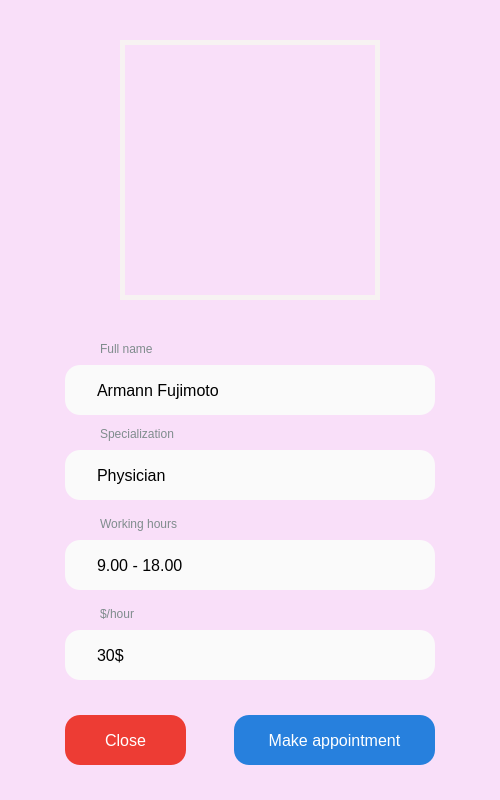
<?xml version="1.0" encoding="UTF-8"?>
<ui version="4.0">
 <class>MainWindow</class>
 <widget class="QMainWindow" name="MainWindow">
  <property name="enabled">
   <bool>true</bool>
  </property>
  <property name="geometry">
   <rect>
    <x>0</x>
    <y>0</y>
    <width>500</width>
    <height>800</height>
   </rect>
  </property>
  <property name="windowTitle">
   <string>MainWindow</string>
  </property>
  <property name="styleSheet">
   <string notr="true">background-color: #F9DFF9;</string>
  </property>
  <widget class="QWidget" name="centralwidget">
   <widget class="QLabel" name="label_1">
    <property name="geometry">
     <rect>
      <x>120</x>
      <y>40</y>
      <width>260</width>
      <height>260</height>
     </rect>
    </property>
    <property name="styleSheet">
     <string notr="true">border: 5px solid #f7f2f2</string>
    </property>
    <property name="text">
     <string/>
    </property>
    <property name="pixmap">
     <pixmap>profile.png</pixmap>
    </property>
   </widget>
   <widget class="QLineEdit" name="lineEdit_1">
    <property name="geometry">
     <rect>
      <x>65</x>
      <y>365</y>
      <width>370</width>
      <height>50</height>
     </rect>
    </property>
    <property name="styleSheet">
     <string notr="true">padding: 15px 30px;
font-size: 16px;
border-radius: 15px;
background: #FAFAFA;
border: none;</string>
    </property>
    <property name="text">
     <string>Armann Fujimoto</string>
    </property>
    <property name="readOnly">
     <bool>true</bool>
    </property>
   </widget>
   <widget class="QLabel" name="label_2">
    <property name="geometry">
     <rect>
      <x>100</x>
      <y>340</y>
      <width>101</width>
      <height>17</height>
     </rect>
    </property>
    <property name="styleSheet">
     <string notr="true">color:#7f8c8d</string>
    </property>
    <property name="text">
     <string>Full name</string>
    </property>
   </widget>
   <widget class="QLabel" name="label_3">
    <property name="geometry">
     <rect>
      <x>100</x>
      <y>425</y>
      <width>101</width>
      <height>17</height>
     </rect>
    </property>
    <property name="styleSheet">
     <string notr="true">color:#7f8c8d</string>
    </property>
    <property name="text">
     <string>Specialization</string>
    </property>
   </widget>
   <widget class="QLineEdit" name="lineEdit_2">
    <property name="geometry">
     <rect>
      <x>65</x>
      <y>450</y>
      <width>370</width>
      <height>50</height>
     </rect>
    </property>
    <property name="styleSheet">
     <string notr="true">padding: 15px 30px;
font-size: 16px;
border-radius: 15px;
background: #FAFAFA;
border: none;</string>
    </property>
    <property name="text">
     <string>Physician</string>
    </property>
    <property name="readOnly">
     <bool>true</bool>
    </property>
   </widget>
   <widget class="QLabel" name="label_4">
    <property name="geometry">
     <rect>
      <x>100</x>
      <y>515</y>
      <width>101</width>
      <height>17</height>
     </rect>
    </property>
    <property name="styleSheet">
     <string notr="true">color:#7f8c8d</string>
    </property>
    <property name="text">
     <string>Working hours</string>
    </property>
   </widget>
   <widget class="QLineEdit" name="lineEdit_3">
    <property name="geometry">
     <rect>
      <x>65</x>
      <y>540</y>
      <width>370</width>
      <height>50</height>
     </rect>
    </property>
    <property name="styleSheet">
     <string notr="true">padding: 15px 30px;
font-size: 16px;
border-radius: 15px;
background: #FAFAFA;
border: none;</string>
    </property>
    <property name="text">
     <string>9.00 - 18.00</string>
    </property>
    <property name="readOnly">
     <bool>true</bool>
    </property>
   </widget>
   <widget class="QLabel" name="label_5">
    <property name="geometry">
     <rect>
      <x>100</x>
      <y>605</y>
      <width>101</width>
      <height>17</height>
     </rect>
    </property>
    <property name="styleSheet">
     <string notr="true">color:#7f8c8d</string>
    </property>
    <property name="text">
     <string>$/hour</string>
    </property>
   </widget>
   <widget class="QLineEdit" name="lineEdit_4">
    <property name="geometry">
     <rect>
      <x>65</x>
      <y>630</y>
      <width>370</width>
      <height>50</height>
     </rect>
    </property>
    <property name="styleSheet">
     <string notr="true">padding: 15px 30px;
font-size: 16px;
border-radius: 15px;
background: #FAFAFA;
border: none;</string>
    </property>
    <property name="text">
     <string>30$</string>
    </property>
    <property name="readOnly">
     <bool>true</bool>
    </property>
   </widget>
   <widget class="QPushButton" name="pushButton_2">
    <property name="geometry">
     <rect>
      <x>234</x>
      <y>715</y>
      <width>201</width>
      <height>50</height>
     </rect>
    </property>
    <property name="styleSheet">
     <string notr="true">QPushButton {
  padding: 15px 30px;
  font-size: 16px;
  border-radius: 15px;
  background: #2780DD;
  border: none;
  text-align: center;
  color: #fff;
}

QPushButton:pressed {
  background: #2B5DAA;
}</string>
    </property>
    <property name="text">
     <string>Make appointment</string>
    </property>
   </widget>
   <widget class="QPushButton" name="pushButton_1">
    <property name="geometry">
     <rect>
      <x>65</x>
      <y>715</y>
      <width>121</width>
      <height>50</height>
     </rect>
    </property>
    <property name="styleSheet">
     <string notr="true">QPushButton {
  padding: 15px 30px;
  font-size: 16px;
  border-radius: 15px;
  background: #ED3C34;
  border: none;
  text-align: center;
  color: #fff;
}

QPushButton:pressed {
  background: #AA2823;
}</string>
    </property>
    <property name="text">
     <string>Close</string>
    </property>
   </widget>
  </widget>
 </widget>
 <resources/>
 <connections/>
</ui>
